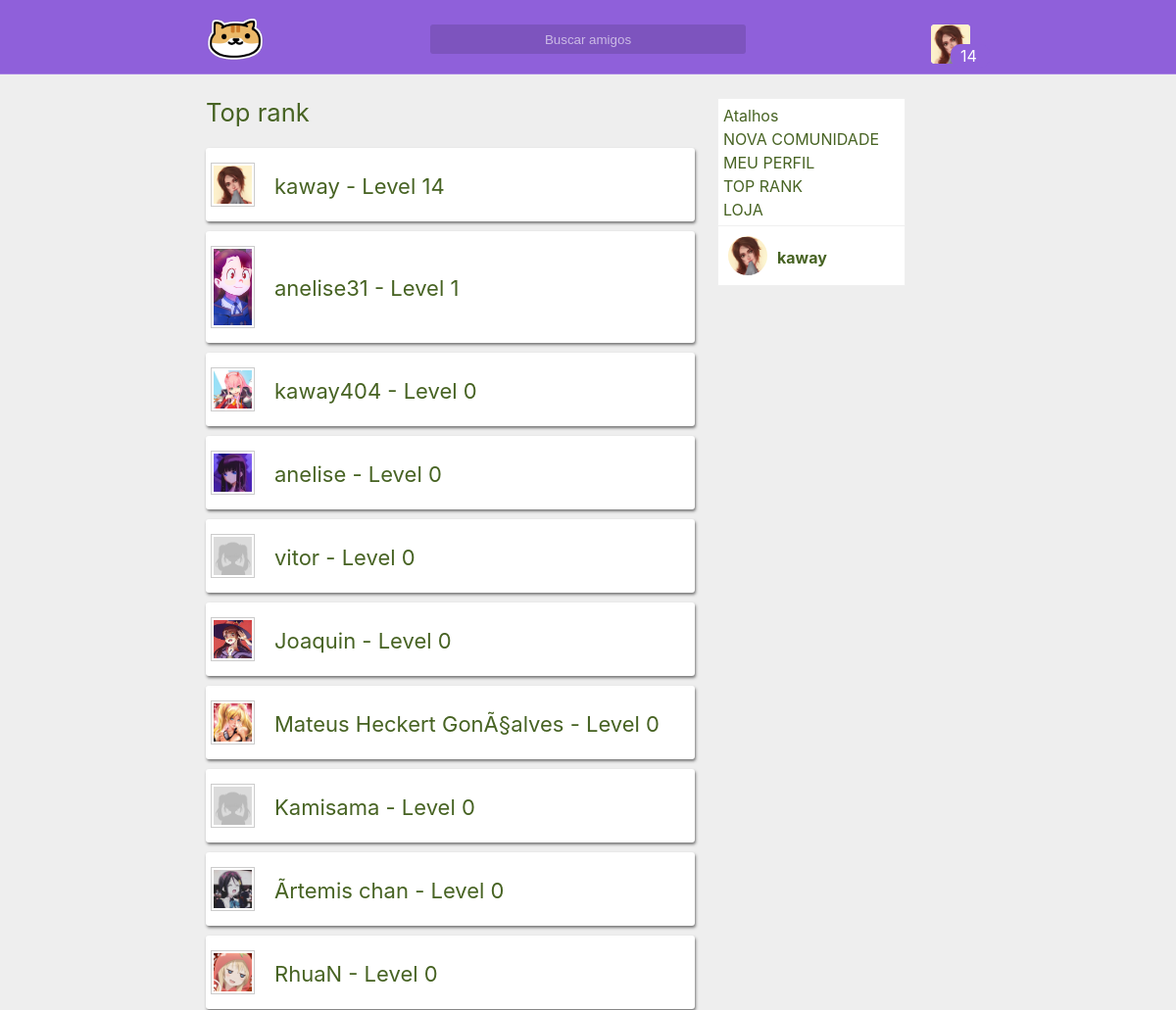
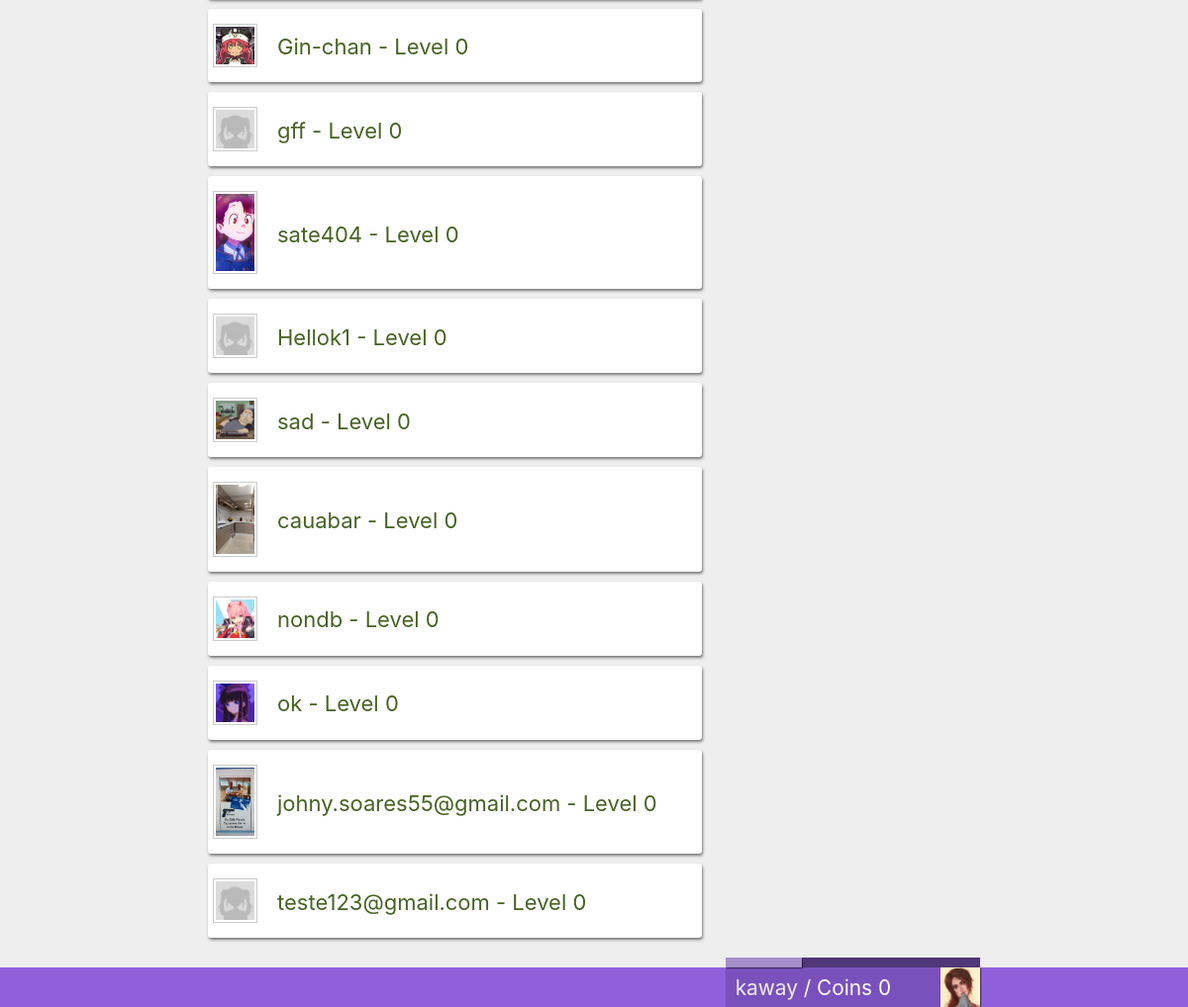
Screenshot of /toprank (signed in) with the database file from the repository (2 pictures, top to bottom).
### tables this page shows
CREATE TABLE `user` (
  `id` int(11) NOT NULL,
  `cry` varchar(255) NOT NULL,
  `wtf` varchar(2555) NOT NULL,
  `cool` varchar(2555) NOT NULL,
  `baby` varchar(2555) NOT NULL,
  `very` varchar(2555) NOT NULL,
  `nani` varchar(255) NOT NULL,
  `email` varchar(100) NOT NULL,
  `password` varchar(255) NOT NULL,
  `usuario` varchar(255) NOT NULL,
  `admin` int(11) NOT NULL,
  `avatar` varchar(255) NOT NULL,
  `background` text NOT NULL,
  `cover` text NOT NULL,
  `config` int(11) NOT NULL,
  `game` text NOT NULL,
  `movie` text NOT NULL,
  `pincode` varchar(10) NOT NULL,
  `ip` varchar(255) NOT NULL,
  `tuturial` int(11) NOT NULL,
  `exp` int(11) NOT NULL,
  `lvl` int(11) NOT NULL,
  `tag` int(11) NOT NULL,
  `money` int(11) NOT NULL,
  `status` varchar(200) NOT NULL,
  `anime_favorito` int(11) NOT NULL
);

### autoload/template/body.php (called while the page is built)
<?php
require './templates/index.php';

### autoload/template.php (called while the page is built)
<?php
require './autoload/template/html.php';
function html(){
	require './autoload/template/body.php';
}

### autoload/start.php (called while the page is built)
<?php
require 'template.php';

### config/_autoload.php (called while the page is built)
<?php
require './autoload/start.php';

### index.php (called while the page is built, shortened)
<?php
require './config/_autoload.php';
?>

### autoload/user/user.php (called while the page is built, shortened)
<?php
if(isset($_COOKIE['iduser']) && (isset($_COOKIE['cry']) ) ){
	$iduser = $_COOKIE['iduser'];
	$cry = $_COOKIE['cry'];
    $wtf = $_COOKIE['wtf'];
    $cool = $_COOKIE['cool'];
    $baby = $_COOKIE['baby'];
    $very = $_COOKIE['very'];
	$result_usuario = "SELECT * FROM user WHERE id = '$iduser' && cry = '$cry' and wtf = '$wtf' and cool = '$cool' and baby = '$baby' and very = '$very' LIMIT 1";
    $resultado_usuario = mysqli_query($conn, $result_usuario);
    $user = mysqli_fetch_assoc($resultado_usuario);
}
?>

### view/rank/peoples.php (the view, shortened to what this page needs)
<?php
if(isset($template)){
echo '<div class="toprank">';
echo '<h1 style="font-size: 1.6em;">Top rank</h1>';
$usertop = "SELECT * FROM user WHERE id ORDER BY lvl DESC";
$usertopt = mysqli_query($conn, $usertop);
foreach ($usertopt as $usertopt => $usertopts) {
?>
<a href="/profile/<?php echo $usertopts['id'];?>"><li class="cool"><p><?php echo '<img src="/img/user/'.$usertopts['avatar'].'"/>' .  '<span>' . $usertopts['usuario'] . ' - ' . 'Level '  . $usertopts['lvl'] . '</span>';?></p></li></a>
<?php } ?>
</div>
<?php  } else{ include '../404/index.php';}?>

### view/dashboard/menu.php (shortened to what this page needs)
<?php if(isset($template)){?>
<?php if(isset($_COOKIE['iduser']) && (isset($_COOKIE['cry']) )){ ?>
<div class="headerta">
	<div class="align">
		<a href="/"><img class="logo" src="/assets/img/friends.png"/></a>
	<div class="boxcenter">
		<input class="busca" type="text" placeholder="Buscar amigos"/>
	</div>
	<div class="boxleft">
		<div class="okaysr">
		<img class="avatar" src="/img/user/<?php echo $user['avatar'];?>"/>
		<p class="myrank"><span id="lvl"><?php echo $user['lvl'];?></span></p>
		</div>
	</div>
	</div>
</div>
<?php
$exp = $user['exp'];
?>
<div class="bottomh">
	<div class="align">
		<div class="profile">
			<div class="exp" uk-tooltip="Progresso">
				<div uk-tooltip="EXP atual <?Php echo $exp;?> de 10" class="atual"></div>
			</div>
			<div class="avatar" uk-tooltip="Foto de avatar">
			</div>
			<p><a href="/profile/<?php echo $user['id'];?>"><?php echo $user['usuario'];?></a> / Coins <?php echo $user['money'];?></p>
		</div>
	</div>
</div>
<?Php } ?>
<?Php }  else{ include '../404/index.php';}?>

### view/dashboard/status/me.php
<?php if(isset($template)){?>
<div class="links">
<p>Atalhos</p>
<a href="/create_page">Nova comunidade</a>
<br>
<a href="/profile/<?php echo $user['id'];?>">Meu perfil</a>
<br>
<a href="/toprank">Top rank</a>
<br>
<a href="/loja">Loja</a>
</div>
<div class="status">
<a href="/profile/<?php echo $user['id'];?>">
<img class="avatar" src="/img/user/<?php echo $user['avatar'];?>"/>
<p class="user"><?php echo $user['usuario'];?></p>
</a>
</div>
<?Php } else{ include '../404/index.php';}?>

### assets/css/style.css (style rules this page uses)
* { font-smooth: never; -webkit-font-smoothing : none; padding: 0; margin: 0px; }
body { overflow-y: auto; overflow-x: hidden; }
a { color: #151515 !important; }
a,p,span { font-size: 1em; }
html { background-color: #eee !important; }
p, span, h1, h2 { color: #476323 !important; }
.busca::placeholder { color: hsla(0,0%,100%,.6) !important; opacity: 1; }
input { outline: 0; }
::placeholder { color: #555; opacity: 1; }
.headerta { width: 100%; height: 75px; position: fixed; top: 0; left: 0; background: #8f60da; border-bottom: 1px solid hsla(0,0%,100%,.2);; z-index: 100000000; }
.headerta .logo { position: relative; width: 60px; top: 10px; height: 60px; cursor: pointer; transition: 1s; }
.headerta .align { position: relative; margin: 0px auto; width: 65%; }
.headerta .boxcenter { display: flex; align-items: center; justify-content: center; }
.headerta .boxcenter .busca { background: rgba(0,0,0,.13); -webkit-box-pack: center; -webkit-justify-content: center; -ms-flex-pack: center; justify-content: center; border: none; bottom: 35px; position: relative; padding: 5px; text-align: center; border-radius: 3px; width: 40%; height: 20px; transition: 0.3s; }
.align { position: relative; margin: 0px auto; width: 65%; }
.status { position: fixed; top: 230px; width: 15%; height: 50px; display: flex; align-items: flex-end; float: right; right: 23%; background: #fff; border: 1px solid #efefef; padding: 5px; z-index: 100000; }
.status a { color: #fff !important; }
.status .avatar { border-radius: 50%; width: 40px; height: 40px; top: 10px; position: absolute; left: 10px; }
.status .user { position: absolute; top: 0px; left: 60px; font-weight: bold; color: #476323 !important; }
.boxleft { position: absolute; float: right; right: 0; }
.boxleft .avatar { width: 40px; height: 40px; background: #fff; position: relative; top: 40px; border-radius: 10%; }
.boxleft .okaysr { position: relative; bottom: 105px; height: 90px; border-radius: 20px; cursor: pointer; }
.myrank { position: relative; top: 0px; z-index: 100; background: #8f60da !important; width: auto; border-radius: 10px; left: 20px; }
.myrank span { position: relative; left: 10px; color: #fff !important; }
.links { position: fixed; top: 100px; width: 15%; height: auto; float: right; right: 23%; background: #fff; border: 1px solid #efefef; padding: 5px; z-index: 100000; }
.links p { top: 0px; position: relative; }
.links a { text-align: center; position: relative; text-transform: uppercase; color: #476323 !important; top: -20px; left: 0px; width: 100%; }
.bottomh { position: fixed; bottom: 0; background: #8f60da; height: 40px; width: 100%; z-index: 100000000000; }
.bottomh .profile { width: auto; float: right; height: 40px; position: absolute; right: 0; background: #7a50bd; padding-right: 100px; }
.bottomh .profile .avatar { width: 40px; height: 40px; background: #fff; position: absolute; float: right; right: 0px; background-size: cover; box-shadow: 1px 1px 1px rgba(0,0,0,.50); }
.bottomh .profile p { float: left; position: relative; top: -15px; left: 10px; color: #fff !important; font-size: 1.3em; }
.bottomh .profile a { color: #eee !important; }
.toprank li { background: #fff; list-style: none; padding: 5px; margin-top: 10px; transition: 1s; cursor: pointer; box-shadow: 1px 2px 3px rgba(0,0,0,.50); border-radius: 3px; }
.toprank .cool img { width: 45px; max-height: 100px; padding: 2px; position: relative; top: 10px; border: 1px solid #ccc; }
.toprank .cool span { position: relative; left: 20px; top: 15px; font-size: 22px; }

### rows the page displays
user: avatar (picture), lvl "14", usuario "kaway", money "0"
user: avatar (picture), usuario "anelise31", lvl "1"
user: avatar (picture), usuario "kaway404", lvl "0"
user: avatar (picture), usuario "anelise", lvl "0"
user: avatar (placeholder picture), usuario "vitor", lvl "0"
user: avatar (picture), usuario "Joaquin", lvl "0"
user: avatar (picture), usuario "Mateus Heckert GonÃ§alves", lvl "0"
user: avatar (placeholder picture), usuario "Kamisama", lvl "0"
user: avatar (picture), usuario "Ãrtemis chan", lvl "0"
user: avatar (picture), usuario "RhuaN", lvl "0"
user: avatar (picture), usuario "Gin-chan", lvl "0"
user: avatar (placeholder picture), usuario "gff", lvl "0"
user: avatar (picture), usuario "sate404", lvl "0"
user: avatar (placeholder picture), usuario "Hellok1", lvl "0"
user: avatar (picture), usuario "sad", lvl "0"
user: avatar (picture), usuario "cauabar", lvl "0"
user: avatar (picture), usuario "nondb", lvl "0"
user: avatar (picture), usuario "ok", lvl "0"
user: avatar (picture), usuario "johny.soares55@gmail.com", lvl "0"
user: avatar (placeholder picture), usuario "teste123@gmail.com", lvl "0"
